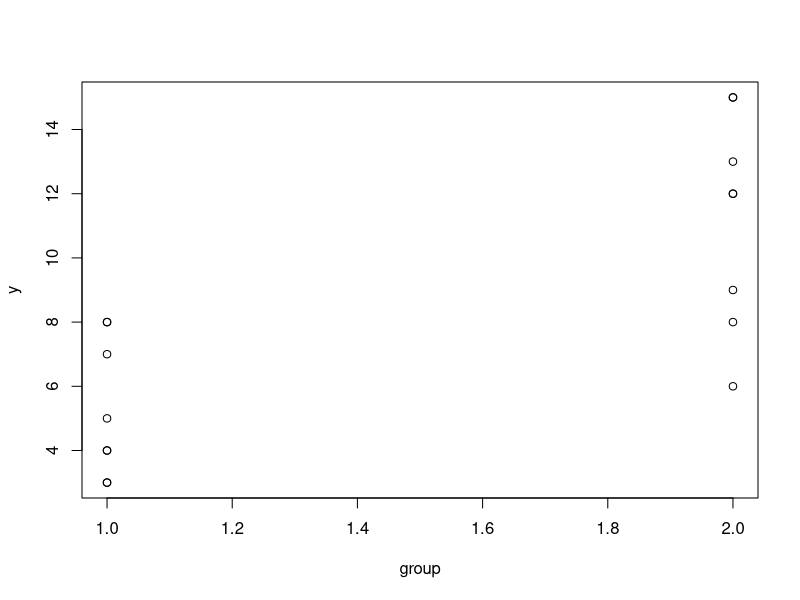
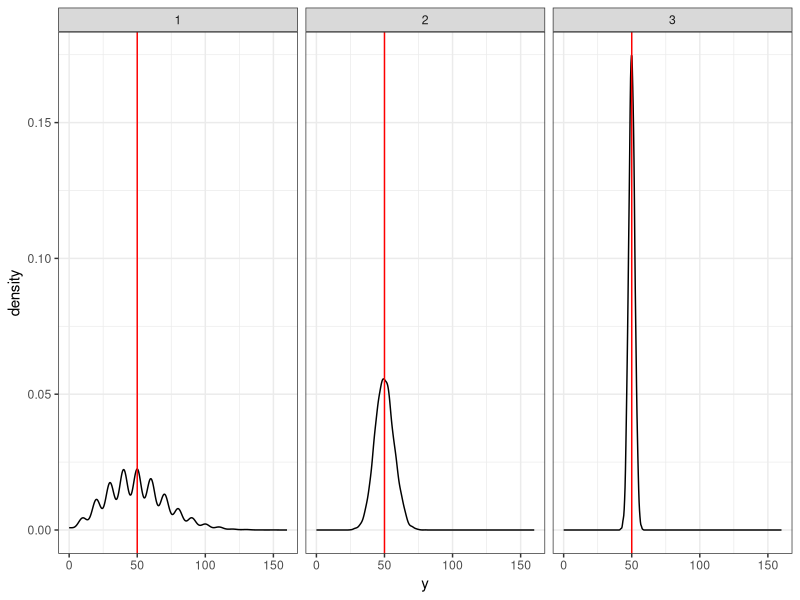
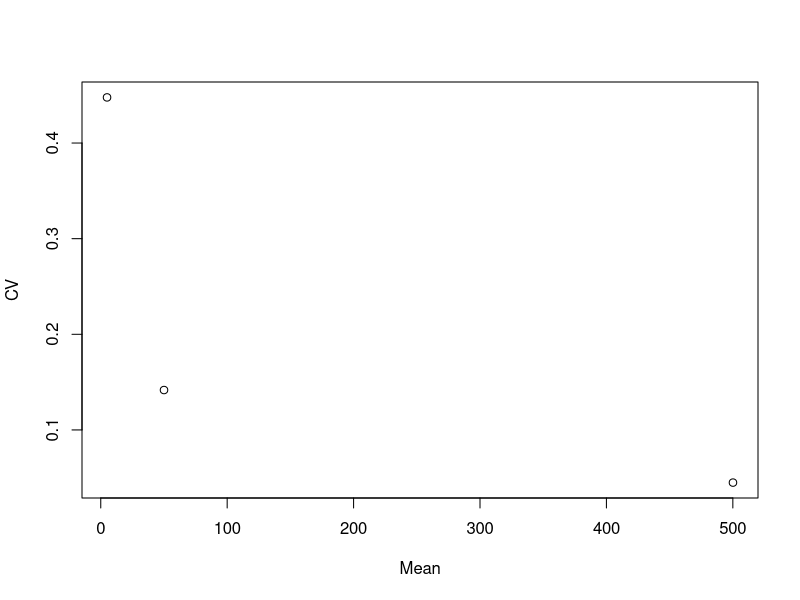

Here is the R script that generated these plots, in order:
## ---- chunk 1
set.seed(65)
nPerGroup <- 8
y <- c(rpois(n=nPerGroup, lambda = 7),
       rpois(n=nPerGroup, lambda = 11))
group <- rep(1:2, each = nPerGroup)
plot(group, y)

# Poisson GLM, no library size: signifcantly DE
m <- glm(y ~ factor(group),
         family = "poisson")
summary(m)
## ---- chunk 2
# Suppose library sizes are different between groups
libSize <- c(rpois(n=nPerGroup, lambda = 1e5),
             rpois(n=nPerGroup, lambda = 1.5e5))

# Poisson GLM with library size offset: no longer significantly DE on 5% level.
m <- glm(y ~ factor(group) + offset(log(libSize)),
         family = "poisson")
summary(m)
## ---- chunk 3
library(ggplot2)
set.seed(50)
n <- 1e4
y1 <- rpois(n = n, lambda = 5)
y2 <- rpois(n = n, lambda = 50)
y3 <- rpois(n = n, lambda = 500)

df <- data.frame(y = c(y1 * 10, y2, y3 / 10),
                 gr = factor(rep(1:3, each = n)))

ggplot(df, aes(x=y)) +
  geom_density() +
  facet_wrap(. ~ gr) +
  geom_vline(xintercept = 50, col="red") +
  theme_bw()
## ---- chunk 4
calcCV <- function(x) sd(x) / mean(x)
cv1 <- calcCV(y1) ; cv1
cv2 <- calcCV(y2) ; cv2
cv3 <- calcCV(y3) ; cv3

plot(x=c(mean(y1), mean(y2), mean(y3)),
     y=c(cv1, cv2, cv3),
     xlab="Mean",
     ylab="CV")
